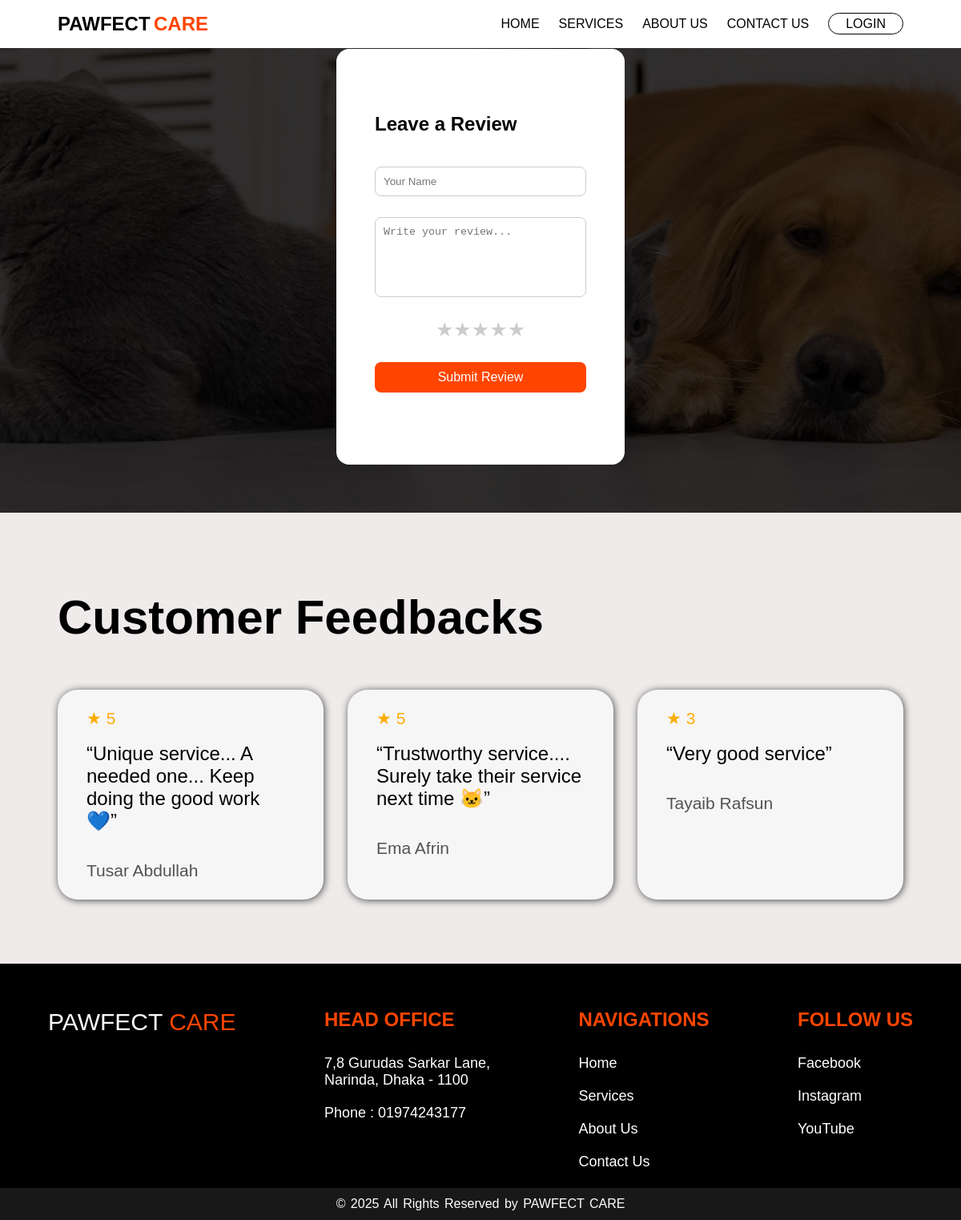
The app's page /reviews/ with its own data.
### client/models.py (models this page shows, shortened)
class Review(models.Model):
    name = models.CharField(max_length=100)
    reviewText = models.TextField()
    rating = models.IntegerField(default=5)
    created_at = models.DateTimeField(auto_now_add=True)

### client/views.py (the view, shortened to what this page needs)
# urls.py: path('reviews/', views.reviews_page, name='reviews'),
def reviews_page(request):
    reviews = Review.objects.order_by('-created_at')
    return render(request, 'client/reviews.html', {'reviews': reviews})

### client/templates/client/reviews.html (shortened to what this page needs)
{% load static %}
<!DOCTYPE html>
<html lang="en">
<head>
  <link rel="stylesheet" href="{% static 'client/css/reviews.css' %}" />
</head>
<body>
  <header>
    <nav>
      <a href="{% url 'home' %}"><p class="logo"><span class="logo1st">PAWFECT</span> <span class="logo2nd">CARE</span></p></a>
      <ul>
        <li><a href="{% url 'home' %}" class="navlinks">HOME</a></li>
            <li ><a href="{% url 'services' %}" class="navlinks">SERVICES</a></li>
            <li><a href="{% url 'about' %}" class="navlinks">ABOUT US</a></li>
            <li><a href="{% url 'contact' %}" class="navlinks">CONTACT US</a></li>
        {% if user.is_authenticated %}
          <li><a href="{% url 'logout' %}" class="loginbtn">LOGOUT</a></li>
        {% else %}
          <li><a href="{% url 'login' %}" class="loginbtn">LOGIN</a></li>
        {% endif %}
      </ul>
    </nav>
  </header>
  <main>
    <div class="container">
      <div class="postreview">
        <div class="review-form-section">
          <h2>Leave a Review</h2>
          <form method="POST" id="reviewForm" novalidate>
            <input type="text" name="name" id="name" placeholder="Your Name" required>
            <textarea name="reviewText" id="reviewText" placeholder="Write your review..." required></textarea>
            <div class="star-rating" role="radiogroup" aria-label="Star Rating">
              <span data-value="1" tabindex="0">★</span>
              <span data-value="2" tabindex="0">★</span>
              <span data-value="3" tabindex="0">★</span>
              <span data-value="4" tabindex="0">★</span>
              <span data-value="5" tabindex="0">★</span>
            </div>
            <button type="submit">Submit Review</button>
          </form>
        </div>
      </div>
      <div class="reviews">
        <div class="reviewsheading">
          <p class="title">Customer Feedbacks</p>
        </div>
        <div class="feedbacks">
          {% for review in reviews %}
            <div class="f">
              <div class="rating">&#x2605; {{ review.rating }}</div><br>
              <p class="userf">“{{ review.reviewText|escape }}”</p><br><br>
              <p class="user">{{ review.name|escape }}</p>
            </div>
          {% empty %}
            <p>No reviews yet. Be the first to leave one!</p>
          {% endfor %}
        </div>
      </div>
    </div>
  </main>
  <footer>
    <p class="logo"><span class="logo1st">PAWFECT</span> <span class="logo2nd">CARE</span></p>
    <div class="address">
      <h2>HEAD OFFICE</h2>
      <p>7,8 Gurudas Sarkar Lane,<br> Narinda, Dhaka - 1100</p>
      <p>Phone : 01974243177</p>
    </div>
    <div class="navigation">
      <h2>NAVIGATIONS</h2>
      <div class="navlinks">
        <ul>
          <li><a href="{% url 'home' %}">Home</a></li>
          <li><a href="{% url 'services' %}">Services</a></li>
          <li><a href="{% url 'about' %}">About Us</a></li>
          <li><a href="{% url 'contact' %}">Contact Us</a></li>
        </ul>
      </div>
    </div>
    <div class="socialmedia">
      <h2>FOLLOW US</h2>
      <div class="sociallinks">
        <ul>
          <li><a href="#">Facebook</a></li>
          <li><a href="#">Instagram</a></li>
          <li><a href="#">YouTube</a></li>
        </ul>
      </div>
    </div>
  </footer>
  <div class="cr">
    <p>© 2025 All Rights Reserved by PAWFECT CARE</p>
  </div>
</body>
</html>

### client/static/client/css/reviews.css (style rules this page uses)
* { margin: 0; padding: 0; box-sizing: border-box; }
body { font-family: "Poppins", sans-serif; background-color: rgb(238,235,234); }
nav { width: 100%; display: flex; justify-content: space-between; align-items: center; padding: 2vh 6vw; background-color: rgb(255, 255, 255); position: fixed; z-index: 1000; }
nav a { text-decoration: none; }
nav .logo .logo1st { font-size: 24px; font-weight: bold; color: black; }
nav .logo .logo2nd { font-size: 24px; font-weight: bold; color: orangered; }
nav ul { display: flex; gap: 2vw; align-items: center; }
nav ul li { list-style: none; }
nav ul li a { font-size: 16px; text-decoration: none; position: relative; color: rgb(0, 0, 0); }
.navlinks::before { content: ''; position: absolute; bottom: -5px; left: 0; width: 0%; height: 2px; background-color: rgb(255, 69, 0); transition: all .5s; }
nav ul .loginbtn { text-decoration: none; font-size: 16px; color: black; padding: 4px 21px; border: 1px solid black; border-radius: 35px; }
main .container { width: 100%; display: flex; flex-direction: column; justify-content: center; align-items: center; }
.postreview { width: 100%; height: 80vh; position: relative; display: flex; flex-direction: column; align-items: center; justify-content: center; overflow: hidden; }
.postreview::before { content: ""; position: absolute; top: 0; left: 0; width: 100%; height: 100%; background: rgba(0,0,0,0.8); z-index: -1; }
#reviewForm { display: flex; flex-direction: column; justify-content: center; align-items: center; gap: 2vh; }
.review-form-section { width: 30%; background-color: rgb(255, 255, 255); padding: 10vh 4vw; border-radius: 2vh; box-shadow: 0 0 10px rgba(0, 0, 0, 0.1); display: flex; flex-direction: column; justify-content: center; gap: 3vh; }
.review-form-section h2 { margin-bottom: 15px; }
.review-form-section input, .review-form-section textarea, .review-form-section button { width: 100%; padding: 10px; margin-bottom: 10px; border-radius: 8px; border: 1px solid #ccc; }
.review-form-section textarea { resize: none; height: 100px; }
.review-form-section button { background-color: orangered; color: white; font-size: 16px; border: none; cursor: pointer; transition: background-color 0.3s ease; }
.star-rating { text-align: center; margin-bottom: 10px; user-select: none; display: flex; flex-direction: row; justify-content: center; user-select: none; margin-bottom: 10px; }
.star-rating span { font-size: 25px; cursor: pointer; color: #ccc; transition: color 0.2s ease; }
.reviews { padding: 12vh 6vw 7vh; }
.reviews .reviewsheading { display: flex; justify-content: space-between; align-items: center; margin-bottom: 7vh; }
.title { font-size: 60px; font-weight: bold; color: black; }
.feedbacks { margin: 3vh 0; display: grid; grid-template-columns: 1fr 1fr 1fr; gap: 30px; }
.rating { color: rgb(252, 172, 0); font-size: 21px; }
.userf { font-size: 24px; }
.user { color: rgb(83, 83, 83); font-size: 21px; }
.f { padding: 3vh 3vw; background-color: rgb(247, 246, 246); border-radius: 25px; box-shadow: 1px 1px 10px rgb(73, 73, 73); }
footer { height: 35vh; background-color: black; padding: 7vh 5vw; display: flex; justify-content: space-between; align-items: start; }
footer .logo { font-size: 30px; color: rgb(252, 252, 252); }
footer .logo .logo2nd { color: orangered; }
footer h2 { margin-bottom: 30px; font-size: 24px; font-weight: bold; color: orangered; }
footer .address p { font-size: 18px; margin-bottom: 20px; color: white; }
footer .navlinks ul { display: flex; flex-direction: column; gap: 20px; }
footer .navlinks ul li { list-style: none; text-decoration: none; }
footer .navlinks ul li a { text-decoration: none; font-size: 18px; color: rgb(255, 255, 255); }
footer .sociallinks ul { display: flex; flex-direction: column; gap: 20px; }
footer .sociallinks ul li { list-style: none; text-decoration: none; }
footer .sociallinks ul li a { text-decoration: none; font-size: 18px; color: rgb(255, 255, 255); }
.cr p { height: 5vh; background-color: rgb(24, 24, 24); color: white; display: flex; align-items: center; justify-content: center; font-size: 16px; word-spacing: 2px; }

### records on screen
Review: rating "5", reviewText "Unique service... A needed one... Keep doing the good work 💙", name "Tusar Abdullah"
Review: rating "5", reviewText "Trustworthy service.... Surely take their service next time 🐱", name "Ema Afrin"
Review: rating "3", reviewText "Very good service", name "Tayaib Rafsun"
